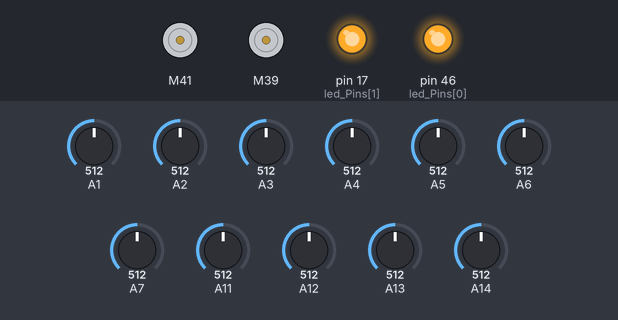
A sketch run on a simulated Arduino Mega 2560, built with avr-gcc and run on an emulated ATmega2560. Parts: 2 × DC motor (green arrow = forward, orange = backward, longer = faster), output pins drawn as LEDs (lit = HIGH). Inputs (shaded band) come from the test bench; at power-on: A1 = 512, A13 = 512, A2 = 512, A14 = 512, A3 = 512, A4 = 512, A5 = 512, A6 = 512, A7 = 512, A11 = 512, A12 = 512. What the sketch prints to the serial monitor is not drawn.

Above: at 12.9 s.
13.0 s: A1 set to 494
At 13.7 s:
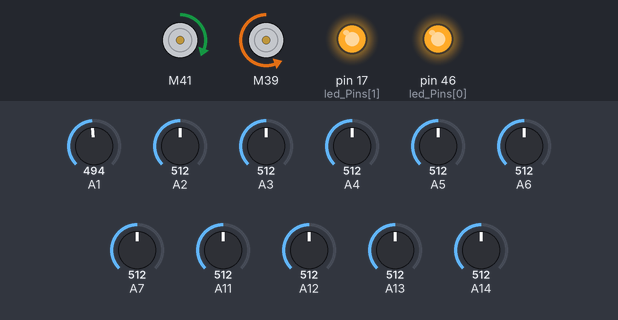
14.5 s: A13 set to 716
At 14.8 s:
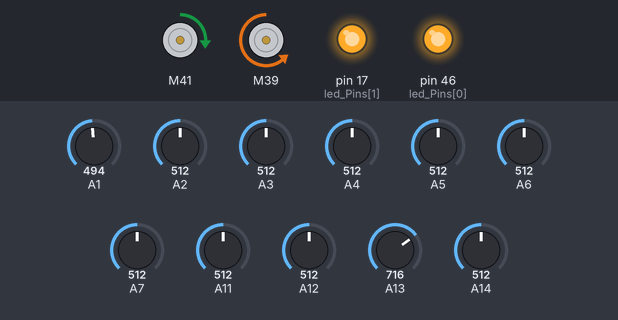
16.0 s: A2 set to 495
At 17.1 s:
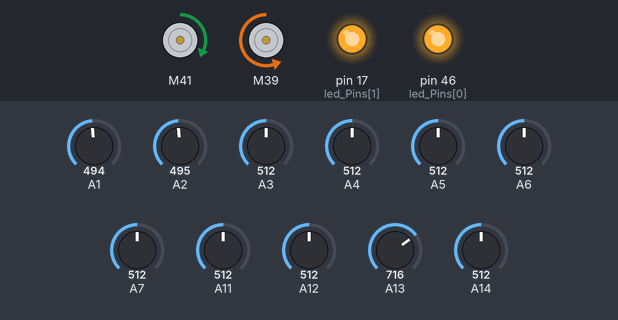
17.5 s: A14 set to 90
At 18.3 s:
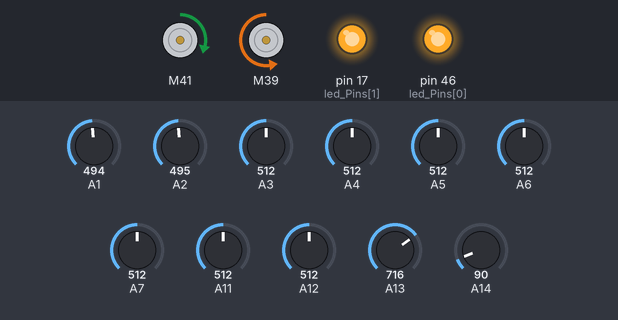
19.0 s: A2 set to 716
At 19.3 s:
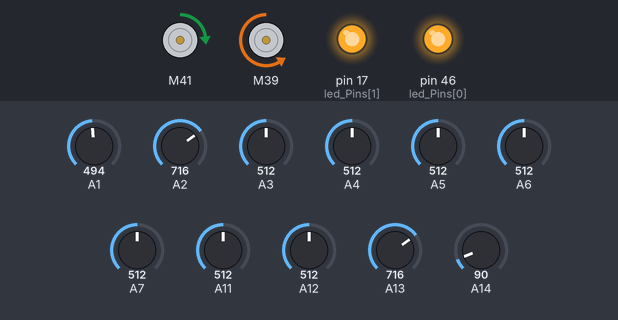
20.5 s: A13 set to 992
At 21.8 s:
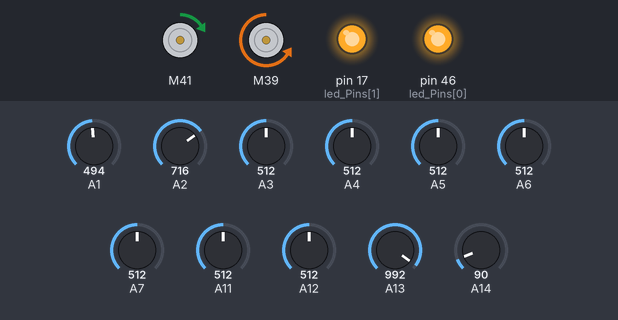
Timing chart, 0 to 23.0 s (numbered marks = the images above; inputs shaded):
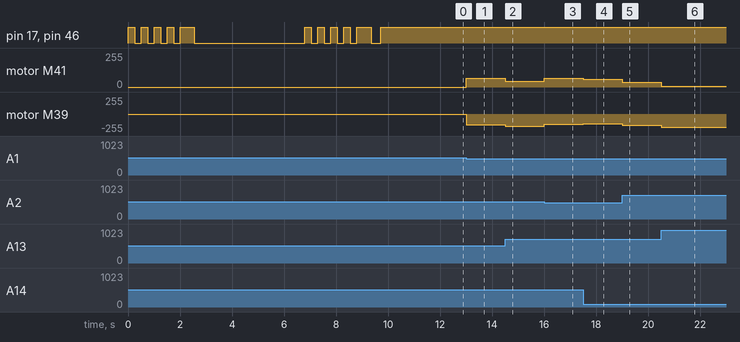

The sketch:

_L298N__LineFollowingCode_ECE5_SP25.ino
```cpp
/* ************************************************************************************************* */
// UCSD ECE 5 Lab 4 Code: Line Following Robot with PID
// V 4.0
// Last Modified 5/14/2025 by MingWei Yeoh, Korey Huynh, and Karcher Morris
/* ************************************************************************************************* */

/*
   This is code for your PID controlled line following robot.

   ******      Code Table of Contents      ******

  - Line_Follower_Code_Basic
   > Declare libraries     - declares global variables so each variable can be accessed from every function
   > Declare Pins          - where the user sets what pin everything is connected to
   > Settings              - settings that can improve robot functionality and help to debug
   > Setup (Main)          - runs once at beginning when you press button on arduino or when you open serial monitor
   > Loop  (Main)          - loops forever calling on a series of function

  - Calibration
   > Main Calibrate()      - runs calibration function calls and synchronizes calibration state with different led animations

  - Helper_Functions
   > setLEDs               - turns on all LEDs in the LED_Pin array on or off
   > Read Potentiometers   - reads each potentiometer
   > Read Photoresistors   - reads each photoresistor
   > Run Motors            - runs motors
   > Calculate Error       - calculate error from photoresistor readings
   > PID Turn              - takes the error and implements PID control
   > Print                 - used for printing information but should disable when not debugging because it slows down program

*/

// Include files needed
#include <L298NX2.h> // Using "L298N" library found through arduino library manager developed by Andrea Lombardo (https://github.com/AndreaLombardo/L298N)

// ************************************************************************************************* //
// ************************************************************************************************* //
// Change Robot Settings here

#define PRINTALLDATA        0  // Turn to 1  to prints ALL the data when changed to 1, Could be useful for debugging =)
                                // !! Turn to 0 when running robot untethered
#define NOMINALSPEED        100 // This is the base speed for both motors, can also be increased by using potentiometers

// ************************************************************************************************* //

// ****** DECLARE PINS HERE  ******

// Taken from LEFT TO RIGHT of the robot ****** Orient yourself so that you are looking from the rear of the robot (photoresistors are farthest away from you, wheels are closest to you)
//                  Left Motors   Right motors
L298NX2 DriveMotors(  42, 41, 40,      37, 39, 38);
//                 ENA, IN1, IN2, ENB, IN3, IN4

enum side {LEFT, RIGHT};

int LDR_Pin[] = {1,2,3,4,5,6,7}; // SET PINS CONNECTED TO PHOTORESISTORS // FROM LEFT TO RIGHT OF THE ROBOT, ROBOT IS ORIENTED WHERE PHOTORESISOTRS FARTHEST FROM YOU AND WHEELS ARE CLOSEST TO YOU

// Potentiometer Pins
const int S_pin = 14; // Pin connected to Speed potentiometer
const int P_pin = 13; // Pin connected to P term potentiometer
const int I_pin = 12; // Pin connected to I term potentiometer
const int D_pin = 11; // Pin connected to D term potentiometer

int led_Pins[] = {46, 17};  // LEDs to indicate what part of calibration you're on and to illuminate the photoresistors

// ****** DECLARE Variables HERE  ******

//Variables Potentiometer Reading
int SpRead = 0; // speed increase
int kPRead = 0; // proportional gain
int kIRead = 0; // integral gain
int kDRead = 0; // derivative gain

// Variables for Calibration and Error Calculation
float Mn[20];
float Mx[20];
float LDRf[20];
int LDR[20];
int rawPResistorData[20];
int totalPhotoResistors = sizeof(LDR_Pin) / sizeof(LDR_Pin[0]);
int numLEDs = sizeof(led_Pins) / sizeof(led_Pins[0]);
int MxRead, MxIndex, CriteriaForMax;
int leftHighestPR, highestPResistor, rightHighestPR;
float AveRead, WeightedAve;
// All global values initialized to 0

// For Motor Control
int M1SpeedtoMotor, M2SpeedtoMotor;
int Turn, M1P = 0, M2P = 0;
float error, lasterror = 0, sumerror = 0;
float kP, kI, kD;
int speed_reduction = 1;
int direction = 1;


// ************************************************************************************************* //
// setup - runs once
void setup() {
  Serial.begin(9600);                            // For serial communication set up

  for (int i = 0; i < numLEDs; i++)
    pinMode(led_Pins[i], OUTPUT);                // Initialize all LEDs to output

  Calibrate();                                   // Calibrate black and white sensing

  ReadPotentiometers();

  Serial.print(" Sp: " + String(SpRead) + " P: " + String(kPRead) + " I: " + String(kIRead) + " D: " + String(kDRead)); // Prints PID settings

                    // Read potentiometer values (Sp, P, I, & D)

} // end setup()

// ************************************************************************************************* //
// loop - runs/loops forever
void loop() {

  ReadPotentiometers(); // Read potentiometers

  ReadPhotoResistors(); // Read photoresistors

  CalcError();          // Calculates error

  if (direction == 1){
    PID_Turn();           // PID Control and Output to motors to turn
  }
  else{
    M1P = 0;
    M2P = 0;
  }
  RunMotors(direction, speed_reduction);          // Runs motors

  if (PRINTALLDATA)     // If PRINTALLDATA Enabled, Print all the data
    Print();


} // end loop()


// ************************************************************************************************* //
// function to calibrate

void Calibrate() {

  int numberOfMeasurements = 20;                // set number Of Measurements to take

  CalibrateHelper(numberOfMeasurements, false); // White Calibration

  setLeds(0);                                   // Turn off LEDs to indicate user to calibrate other color
  delay(4000);

  CalibrateHelper(numberOfMeasurements, true);  // Black Calibration

  Serial.print("White Vals:  ");
  for (int i = 0; i < totalPhotoResistors; i++)
    Serial.print(String(Mn[i]) + " ");          // Print the White values that will be used by the robot
  Serial.println();

  Serial.print("Black Vals:  ");
  for (int i = 0; i < totalPhotoResistors; i++)
    Serial.print(String(Mx[i]) + " ");          // Print the Black values that will be used by the robot
  Serial.println();

  Serial.print("Delta Vals:  ");
  for (int i = 0; i < totalPhotoResistors; i++)
    Serial.print(String(Mx[i] - Mn[i]) + " ");  // Print the Difference between the White and Black valuess
  Serial.println();

  setLeds(1);                                   // Turn LEDs on
  delay(2000);

} // end Calibrate()

void CalibrateHelper(int numberOfMeasurements, boolean ifCalibratingBlack) {

  if (ifCalibratingBlack)
    Serial.println("\nCalibrating Black");
  else
    Serial.println("\nCalibrating White");
// Indicate that calibration is starting
  for (int i = 0; i < 4; i++) {
      setLeds(1); // turn the LEDs on
      delay(250); // wait
      setLeds(0); // turn the LEDs off
      delay(250); // wait
  }

  setLeds(1);
  delay(250);

  for (int i = 0; i < numberOfMeasurements; i++) {
    for (int pin = 0; pin < totalPhotoResistors; pin++) {
      LDRf[pin] = LDRf[pin] + (float)analogRead(LDR_Pin[pin]);
      delay(2);
    }
    Serial.print(". ");
  }
  for (int pin = 0; pin < totalPhotoResistors; pin++) {
    if (ifCalibratingBlack) {                                   // updating cooresponding array based on if we are calibrating black or white
      Mx[pin] = round(LDRf[pin] / (float)numberOfMeasurements); // take average and store for black
    }
    else {
      Mn[pin] = round(LDRf[pin] / (float)numberOfMeasurements); // take average and store for white
    }
    LDRf[pin] = 0.0;
  }

  Serial.println(" Done!");
  setLeds(0);
  delay(250);
}

// Set all LEDs to a certain brightness
void setLeds(int x) {
  for (int i = 0; i < numLEDs; i++)
    digitalWrite(led_Pins[i], x);
}

// **********Recall your Challenge #1 Code********************************************************************** //
// function to read and map values from potentiometers
void ReadPotentiometers() {
  // Call on user-defined function to read Potentiometer values
  SpRead = ReadPotentiometerHelper(S_pin, 0, 4095, 0, 100); // We want to read a potentiometer for S_pin with resolution from 0 to 1023 and potentiometer range from 0 to 100.
  kPRead = ReadPotentiometerHelper(P_pin, 0, 4095, 0, 100); // We want to read a potentiometer for P_pin with resolution from 0 to 1023 and potentiometer range from 0 to 100.
  kIRead = ReadPotentiometerHelper(I_pin, 0, 4095, 0, 100); // We want to read a potentiometer for I_pin with resolution from 0 to 1023 and potentiometer range from 0 to 100.
  kDRead = ReadPotentiometerHelper(D_pin, 0, 4095, 0, 100); // We want to read a potentiometer for D_pin with resolution from 0 to 1023 and potentiometer range from 0 to 100.

} // end ReadPotentiometers()

int ReadPotentiometerHelper(int pin, int min_resolution, int max_resolution, int min_potentiometer, int max_potentiometer) {
  return map(analogRead(pin), min_resolution, max_resolution, min_potentiometer, max_potentiometer);
}

// **********Recall your Challenge #2 Code********************************************************************** //
// Function to read photo resistors and map from 0 to 100
void ReadPhotoResistors() {
  for (int i = 0; i < totalPhotoResistors; i++) {
    rawPResistorData[i] = analogRead(LDR_Pin[i]);
    LDR[i] = map(rawPResistorData[i], Mn[i], Mx[i], 0, 100); // Mn and Mx are created from calibration Min and Max for each pin
  }

} // end ReadPhotoResistors()


// **********Recall your Challenge #3 Code********************************************************************** //
// function to start motors using nominal speed + speed addition from potentiometer
void RunMotors(int direction, int speed_reduction) {
  // Direction = 1 indicates forward, Direction = -1 indicates backward
  M1SpeedtoMotor = min((NOMINALSPEED + SpRead)*speed_reduction + M1P, 255); // limits speed to 255
  M2SpeedtoMotor = min((NOMINALSPEED + SpRead)*speed_reduction + M2P, 255); // remember M1Sp & M2Sp is defined at beginning of code (default 60)

  runMotorAtSpeed(LEFT, M2SpeedtoMotor, direction); // run right motor
  runMotorAtSpeed(RIGHT, M1SpeedtoMotor, direction); // run left motor
} // end RunMotors()

// A function that commands a specified motor to move towards a given direction at a given speed
void runMotorAtSpeed(side _side, int speed, int direction) {
  // Direction = 1 indicates forward, Direction = -1 indicates backward
  if (direction == 1) {
    if (_side == LEFT) {
      DriveMotors.setSpeedA(abs(speed));
      if (speed > 0)                // swap direction if speed is negative
        DriveMotors.forwardA();           // sets the direction of the motor from arguments
      else
        DriveMotors.backwardA();          // sets the direction of the motor from arguments
    }
    if (_side == RIGHT) {
      DriveMotors.setSpeedB(abs(speed));
      if (speed > 0)                // swap direction if speed is negative
        DriveMotors.backwardB();           // sets the direction of the motor from arguments
      else
        DriveMotors.forwardB();          // sets the direction of the motor from arguments
    }
  }
  else {
    if (_side == LEFT) {
    DriveMotors.setSpeedA(abs(speed));
    if (speed > 0)                // swap direction if speed is negative
      DriveMotors.backwardA();           // sets the direction of the motor from arguments
    else
      DriveMotors.forwardA();          // sets the direction of the motor from arguments
  }
    if (_side == RIGHT) {
      DriveMotors.setSpeedB(abs(speed));
      if (speed > 0)                // swap direction if speed is negative
        DriveMotors.forwardB();           // sets the direction of the motor from arguments
      else
        DriveMotors.backwardB();          // sets the direction of the motor from arguments
    }
  }
  /*
  else {
    DriverMotors.setSpeedA(abs(speed));
    DriveMotors.backwardA();
    DriverMotors.setSpeedB(abs(speed));
    DriveMotors.backwardB();
  }
  */
}


// ************************************************************************************************* //
// Calculate error from photoresistor readings
void CalcError() {
  MxRead = -99;
  AveRead = 0.0;
  for (int i = 0; i < totalPhotoResistors; i++) { // This loop goes through each photoresistor and stores the photoresistor with the highest value to the variable 'highestPResistor'
    if (MxRead < LDR[i]) {
      MxRead = LDR[i];
      MxIndex = -1 * (i - 3);
      highestPResistor = (float)i;
    }
    AveRead = AveRead + (float)LDR[i] / (float)totalPhotoResistors;
  }
  if (AveRead > 0)
    CriteriaForMax = 2;
  else
    CriteriaForMax = 0.5;
  if (MxRead > CriteriaForMax * AveRead) { // Make sure that the highestPResistor is actually "seeing" a line. What happens if there is no line and we take the photoresistor that happens to have the highest value?

    // Next we assign variables to hold the index of the left and right Photoresistor that has the highest value, though we have to make sure that we aren't checking a Photoresistor that doesn't exist.
    // Ex: To the left of the left most photoresistor or the right of the right most photoresistor
    if (highestPResistor != 0)
      leftHighestPR = highestPResistor - 1;
    else
      leftHighestPR = highestPResistor;

    if (highestPResistor != totalPhotoResistors - 1)
      rightHighestPR = highestPResistor + 1;
    else
      rightHighestPR = highestPResistor;

    // Next we take the percentage of "line" each of our left, middle, and right photoresistors sees and then we take the average, which is our error calculation
    float numerator = (float)(LDR[leftHighestPR] * leftHighestPR) + (float)(LDR[highestPResistor] * highestPResistor) + (float)(LDR[rightHighestPR] * rightHighestPR);
    float denominator = (float)LDR[leftHighestPR] + (float)LDR[highestPResistor] + (float)LDR[rightHighestPR];

    WeightedAve = ((float)numerator) / denominator;

    error = (WeightedAve - totalPhotoResistors/2);

    direction = 1;
  }
  else{
    speed_reduction *= 0.66;
    direction = -1;
  }

} // end CalcError()


// ************************************************************************************************* //
// PID Function
void PID_Turn() {
  kP = (float)kPRead * 1.;    // each of these scaling factors can change depending on how influential you want them to be
  kI = (float)kIRead * 0.001;
  kD = (float)kDRead * 0.01;

  Turn = error * kP + sumerror * kI + (error - lasterror) * kD; // PID!!!!!!!!!!!!!

  if (abs(error - lasterror) < 0.5) // Better tune these values
    speed_reduction = 1;

  if (sumerror > 5)   // prevents integrator wind-up
    sumerror = 5;
  else if (sumerror < -5)
    sumerror = -5;

  if (error == 0)     // Reset sumerror if line is centered
    sumerror = 0;

  if (Turn < 0) {
    M1P = -Turn;       // One motor becomes slower and the other faster
    M2P = Turn;
  }
  else if (Turn > 0) {
    M1P = -Turn;
    M2P = Turn;
  }
  else {
    M1P = 0;
    M2P = 0;
  }

  lasterror = error;
  sumerror = sumerror + error;

} // end PID_Turn()

// ************************************************************************************************* //
// function to print values of interest
void Print() {
  Serial.println(" Sp: " + String(SpRead) + " P: " + String(kPRead) + " I: " + String(kIRead) + " D: " + String(kDRead)); // Prints PID settings
  Serial.println(" Direction: " + String(direction));
  Serial.println("  PResistor Val : ");
  for (int i = 0; i < totalPhotoResistors; i++) { // Printing the photo resistor reading values one by one
    Serial.print(LDR[i]);
    //Serial.print(rawPResistorData[i]); //Uncomment this if you would prefer to see raw photoresistor readings
    Serial.print(" ");
  }

  Serial.println("Criteria for max:" + String(CriteriaForMax * AveRead) + " Maximum read: " +  String(MxRead));

  delay(500);
  /*
  Serial.print(" Error: " + String(error));      // this will show the calculated error (-3 through 3)

  Serial.println("  LMotor:  " + String(M1SpeedtoMotor) + "  RMotor:  " + String(M2SpeedtoMotor));    // This prints the arduino output to each motor so you can see what the values are (0-255)
  setLeds(0);
  delay(100);                                    // just here to slow down the output for easier reading. Don't comment out or else it'll slow down the processor on the arduino
  setLeds(1);
  delay(100);
  */
} // end Print()
```

Measured:
- the behaviour switches between 512 and 511 on A1 (found by bisection; images 0 and 1)
- after the input at 13.0 s, motor M41: stopped → forward 64/255 at once; motor M39: stopped → backward 160/255 at once
- after the input at 14.5 s, motor M41: forward 64/255 → forward 44/255 at once; motor M39: backward 160/255 → backward 180/255 at once
- after the input at 16.0 s, motor M41: forward 44/255 → forward 67/255 at once; motor M39: backward 180/255 → backward 157/255 at once
- after the input at 17.5 s, motor M41: forward 67/255 → forward 57/255 at once; motor M39: backward 157/255 → backward 147/255 at once
- after the input at 19.0 s, motor M41: forward 57/255 → forward 34/255 at once; motor M39: backward 147/255 → backward 170/255 at once
- after the input at 20.5 s, motor M41: forward 34/255 → forward 6/255 at once; motor M39: backward 170/255 → backward 198/255 at once
